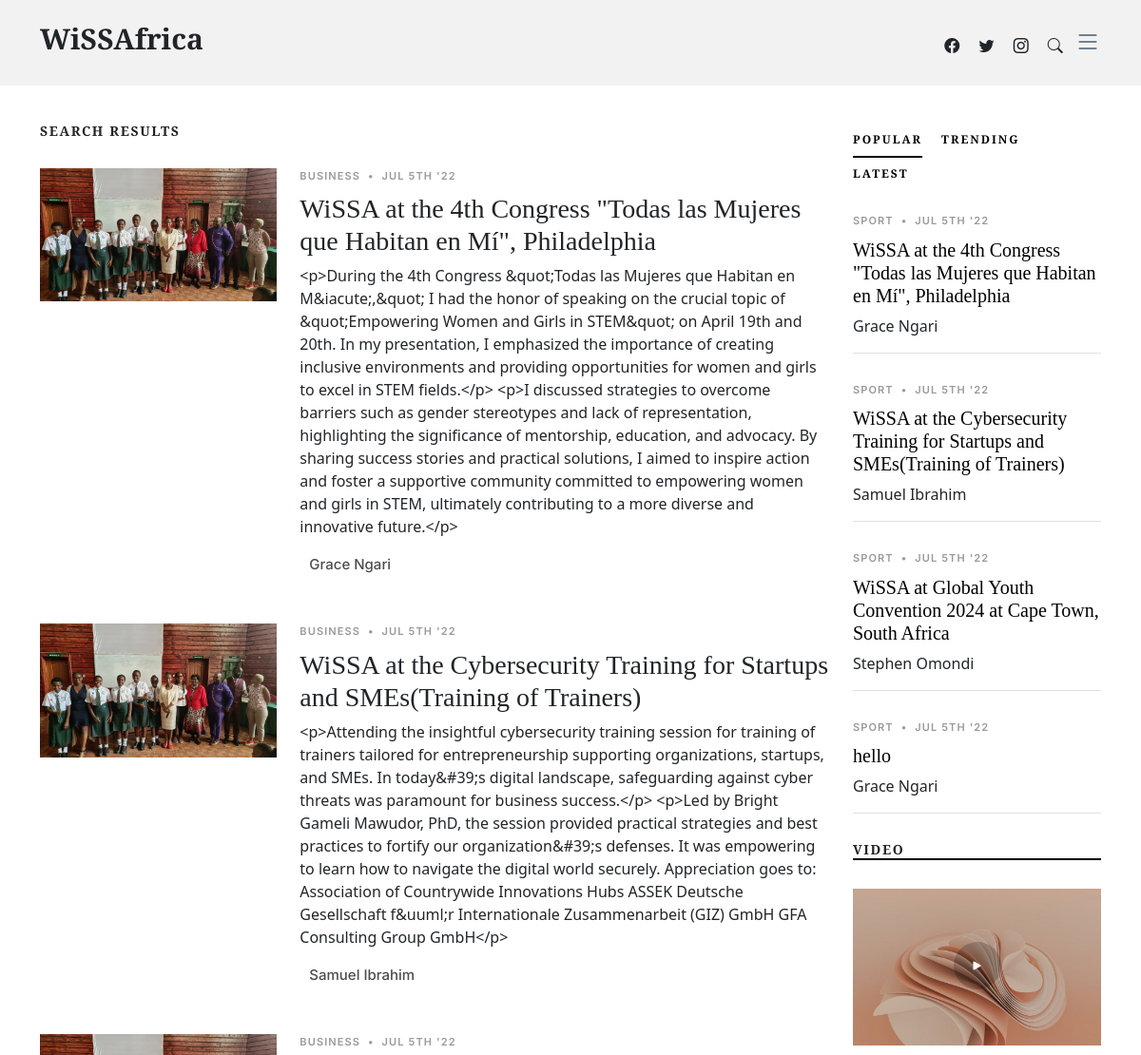
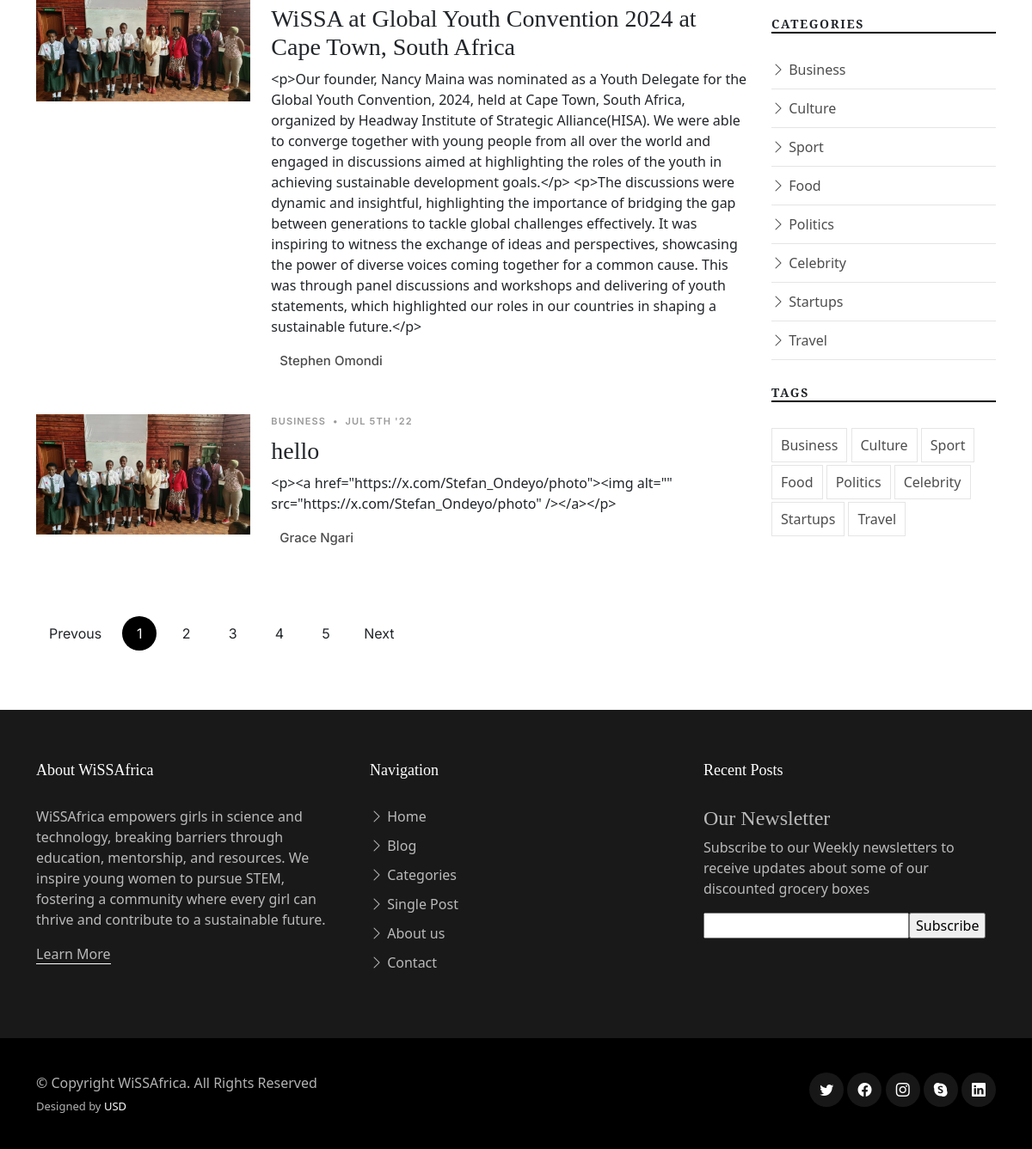
Page /news on the committed database (2 pictures, top to bottom).
### WiSSA_App/models.py (models this page shows, shortened)
class Post(models.Model):
    title = models.CharField(max_length=255)
    author = models.CharField(max_length=255)
    body = RichTextField(blank=True,null=True)
    post_date = models.DateField(auto_now_add=True)
    header_image = models.ImageField(null=True,blank=True,upload_to="images/")

### WiSSA_App/views.py (the view)
# urls.py: path('news',views.news,name='news-url'),
def news(request):
    posts = Post.objects.all()
    return render(request,'news.html',{'posts':posts})

### templates/news.html (shortened to what this page needs)
{% extends 'master.html' %}
{% load static %}
{% block content %}
<main id="main">
    <section id="search-result" class="search-result">
        <div class="container">
            <div class="row">
                <div class="col-md-9">
                    <h3 class="category-title">Search Results</h3>
                    {% for post in posts %}
                    <div class="d-md-flex post-entry-2 small-img">
                        <a href="single-post.html" class="me-4 thumbnail">
                            <img src="{% static 'assets/img/MERU1.jpg' %}" alt="" class="img-fluid">
                        </a>
                        <div>
                            <div class="post-meta"><span class="date">Business</span> <span class="mx-1">&bullet;</span>
                                <span>Jul 5th '22</span></div>
                            <h3><a href="single-post.html">{{post.title}}</a></h3>
                            <p>{{post.body}}</p>
                            <div class="d-flex align-items-center author">
                                <div class="name">
                                    <h3 class="m-0 p-0">{{post.author}}</h3>
                                </div>
                            </div>
                        </div>
                    </div>
                    {% endfor %}
                    <div class="text-start py-4">
                        <div class="custom-pagination">
                            <a href="#" class="prev">Prevous</a>
                            <a href="#" class="active">1</a>
                            <a href="#">2</a>
                            <a href="#">3</a>
                            <a href="#">4</a>
                            <a href="#">5</a>
                            <a href="#" class="next">Next</a>
                        </div>
                    </div>
                </div>
                <div class="col-md-3">
                    <div class="aside-block">
                        <ul class="nav nav-pills custom-tab-nav mb-4" id="pills-tab" role="tablist">
                            <li class="nav-item" role="presentation">
                                <button class="nav-link active" id="pills-popular-tab" data-bs-toggle="pill"
                                        data-bs-target="#pills-popular" type="button" role="tab"
                                        aria-controls="pills-popular" aria-selected="true">Popular
                                </button>
                            </li>
                            <li class="nav-item" role="presentation">
                                <button class="nav-link" id="pills-trending-tab" data-bs-toggle="pill"
                                        data-bs-target="#pills-trending" type="button" role="tab"
                                        aria-controls="pills-trending" aria-selected="false">Trending
                                </button>
                            </li>
                            <li class="nav-item" role="presentation">
                                <button class="nav-link" id="pills-latest-tab" data-bs-toggle="pill"
                                        data-bs-target="#pills-latest" type="button" role="tab"
                                        aria-controls="pills-latest" aria-selected="false">Latest
                                </button>
                            </li>
                        </ul>
                        <div class="tab-content" id="pills-tabContent">
                            <div class="tab-pane fade show active" id="pills-popular" role="tabpanel"
                                 aria-labelledby="pills-popular-tab">
                                {% for post in posts %}
                                <div class="post-entry-1 border-bottom">
                                    <div class="post-meta"><span class="date">Sport</span> <span
                                            class="mx-1">&bullet;</span> <span>Jul 5th '22</span></div>
                                    <h2 class="mb-2"><a href="#">{{post.title}}</a></h2>
                                    <span class="author mb-3 d-block">{{post.author}}</span>
                                </div>
                                {% endfor %}
                            </div>
                        </div>
                    </div>
                    <div class="aside-block">
                        <h3 class="aside-title">Video</h3>
                        <div class="video-post">
                            <a href="https://www.youtube.com/watch?v=AiFfDjmd0jU" class="glightbox link-video">
                                <span class="bi-play-fill"></span>
                                <img src="{% static 'assets/img/post-landscape-5.jpg' %}" alt="" class="img-fluid">
                            </a>
                        </div>
                    </div>
                    <div class="aside-block">
                        <h3 class="aside-title">Categories</h3>
                        <ul class="aside-links list-unstyled">
                            <li><a href="category.html"><i class="bi bi-chevron-right"></i> Business</a></li>
                            <li><a href="category.html"><i class="bi bi-chevron-right"></i> Culture</a></li>
                            <li><a href="category.html"><i class="bi bi-chevron-right"></i> Sport</a></li>
                            <li><a href="category.html"><i class="bi bi-chevron-right"></i> Food</a></li>
                            <li><a href="category.html"><i class="bi bi-chevron-right"></i> Politics</a></li>
                            <li><a href="category.html"><i class="bi bi-chevron-right"></i> Celebrity</a></li>
                            <li><a href="category.html"><i class="bi bi-chevron-right"></i> Startups</a></li>
                            <li><a href="category.html"><i class="bi bi-chevron-right"></i> Travel</a></li>
                        </ul>
                    </div>
                    <div class="aside-block">
                        <h3 class="aside-title">Tags</h3>
                        <ul class="aside-tags list-unstyled">
                            <li><a href="category.html">Business</a></li>
                            <li><a href="category.html">Culture</a></li>
                            <li><a href="category.html">Sport</a></li>
                            <li><a href="category.html">Food</a></li>
                            <li><a href="category.html">Politics</a></li>
                            <li><a href="category.html">Celebrity</a></li>
                            <li><a href="category.html">Startups</a></li>
                            <li><a href="category.html">Travel</a></li>
                        </ul>
                    </div>
                </div>
            </div>
        </div>
    </section>
</main>
{% endblock %}

### templates/master.html (shortened to what this page needs)
<!DOCTYPE html>
<html lang="en">
<head>
    {% load static %}
    <link href="{% static 'assets/vendor/bootstrap/css/bootstrap.min.css' %}" rel="stylesheet">
    <link href="{% static 'assets/vendor/bootstrap-icons/bootstrap-icons.css' %}" rel="stylesheet">
    <link href="{% static 'assets/vendor/swiper/swiper-bundle.min.css' %}" rel="stylesheet">
    <link href="{% static 'assets/vendor/glightbox/css/glightbox.min.css' %}" rel="stylesheet">
    <link href="{% static 'assets/vendor/aos/aos.css' %}" rel="stylesheet">
    <link href="{% static 'assets/css/variables.css' %}" rel="stylesheet">
    <link href="{% static 'assets/css/main.css' %}" rel="stylesheet">
</head>
<body>
<header id="header" class="header d-flex align-items-center fixed-top">
    <div class="container-fluid container-xl d-flex align-items-center justify-content-between">
        <a href="{% url 'index-url' %}" class="logo d-flex align-items-center">
            <h1>WiSSAfrica</h1>
        </a>
        <div class="position-relative">
            <a href="https://www.facebook.com/profile.php?id=61551394285829" class="mx-2"><span
                    class="bi-facebook"></span></a>
            <a href="#" class="mx-2"><span class="bi-twitter"></span></a>
            <a href="#" class="mx-2"><span class="bi-instagram"></span></a>
            <a href="#" class="mx-2 js-search-open"><span class="bi-search"></span></a>
            <i class="bi bi-list mobile-nav-toggle"></i>
        </div>
    </div>
</header>
{% block content %}
{% endblock %}
<footer id="footer" class="footer">
    <div class="footer-content">
        <div class="container">
            <div class="row g-5">
                <div class="col-lg-4">
                    <h3 class="footer-heading">About WiSSAfrica</h3>
                    <p>WiSSAfrica empowers girls in science and technology, breaking barriers through education,
                        mentorship, and resources. We inspire young women to pursue STEM, fostering a community where
                        every girl can thrive and contribute to a sustainable future.</p>
                    <p><a href="{% url 'about-url' %}" class="footer-link-more">Learn More</a></p>
                </div>
                <div class="col-6 col-lg-2">
                    <h3 class="footer-heading">Navigation</h3>
                    <ul class="footer-links list-unstyled">
                        <li><a href="index.html"><i class="bi bi-chevron-right"></i> Home</a></li>
                        <li><a href="index.html"><i class="bi bi-chevron-right"></i> Blog</a></li>
                        <li><a href="category.html"><i class="bi bi-chevron-right"></i> Categories</a></li>
                        <li><a href="single-post.html"><i class="bi bi-chevron-right"></i> Single Post</a></li>
                        <li><a href="about.html"><i class="bi bi-chevron-right"></i> About us</a></li>
                        <li><a href="contact.html"><i class="bi bi-chevron-right"></i> Contact</a></li>
                    </ul>
                </div>
                <div class="col-6 col-lg-2">
                </div>
                <div class="col-lg-4">
                    <h3 class="footer-heading">Recent Posts</h3>
                    <div class="class=" col-lg-4 col-md-6 footer-newsletter
                    " >
                    <h4>Our Newsletter</h4>
                    <p>Subscribe to our Weekly newsletters to receive updates about some of our discounted grocery
                        boxes</p>
                    <form action="{% url 'newsletter_subscription_url' %}" method="POST">
                        <input type="email" name="email"><input type="submit" value="Subscribe">
                    </form>
                </div>
            </div>
        </div>
    </div>
    </div>
    <div class="footer-legal">
        <div class="container">
            <div class="row justify-content-between">
                <div class="col-md-6 text-center text-md-start mb-3 mb-md-0">
                    <div class="copyright">
                        © Copyright <strong><span>WiSSAfrica</span></strong>. All Rights Reserved
                    </div>
                    <div class="credits">
                        Designed by <a href="https://bootstrapmade.com/">USD</a>
                    </div>
                </div>
                <div class="col-md-6">
                    <div class="social-links mb-3 mb-lg-0 text-center text-md-end">
                        <a href="#" class="twitter"><i class="bi bi-twitter"></i></a>
                        <a href="#" class="facebook"><i class="bi bi-facebook"></i></a>
                        <a href="#" class="instagram"><i class="bi bi-instagram"></i></a>
                        <a href="#" class="google-plus"><i class="bi bi-skype"></i></a>
                        <a href="#" class="linkedin"><i class="bi bi-linkedin"></i></a>
                    </div>
                </div>
            </div>
        </div>
    </div>
</footer>
</body>
</html>

### static/assets/css/variables.css (style rules this page uses)
:root { --font-default: 'EB Garamond', system-ui, -apple-system, "Segoe UI", Roboto, "Helvetica Neue", Arial, "Noto Sans", "Liberation Sans", sans-serif, "Apple Color Emoji", "Segoe UI Emoji", "Segoe UI Symbol", "Noto Color Emoji"; --font-primary: 'EB Garamond', serif; --font-secondary: 'Inter', sans-serif; --color-default: #212529; --color-default-rgb: 33, 37, 41; --color-links: #212529; --color-links-hover: #15171a; --color-primary: #212529; --color-primary-light: #26282c; --color-primary-dark: #0b0c0e; --color-primary-rgb: 33, 37, 41; --color-primary-light-rgb: 38, 40, 44; --color-primary-dark-rgb: 11, 12, 14; --color-secondary: #596d80; --color-secondary-light: #8498aa; --color-secondary-dark: #404f5c; --color-secondary-rgb: 89, 109, 128; --color-secondary-light-rgb: 132, 152, 170; --color-secondary-dark-rgb: 64, 79, 92; --color-blue: #0d6efd; --color-blue-rgb: 13, 110, 253; --color-indigo: #6610f2; --color-indigo-rgb: 102, 16, 242; --color-purple: #6f42c1; --color-purple-rgb: 111, 66, 193; --color-pink: #f3268c; --color-pink-rgb: 243, 38, 140; --color-red: #df1529; --color-red-rgb: 223, 21, 4; --color-orange: #fd7e14; --color-orange-rgb: 253, 126, 20; --color-yellow: #ffc107; --color-yellow-rgb: 255, 193, 7; --color-green: #059652; --color-green-rgb: 5, 150, 82; --color-teal: #20c997; --color-teal-rgb: 32, 201, 151; --color-cyan: #0dcaf0; --color-cyan-rgb: 13, 202, 240; --color-white: #ffffff; --color-white-rgb: 255, 255, 255; --color-gray: #6c757d; --color-gray-rgb: 108, 117, 125; --color-black: #000000; --color-black-rgb: 0, 0, 0; }
:root { --bs-blue: var(--color-blue); --bs-indigo: var(--color-indigo); --bs-purple: var(--color-purple); --bs-pink: var(--color-pink); --bs-red: var(--color-red); --bs-orange: var(--color-orange); --bs-yellow: var(--color-yellow); --bs-green: var(--color-green); --bs-teal: var(--color-teal); --bs-cyan: var(--color-cyan); --bs-white: var(--color-white); --bs-gray: var(--color-gray); --bs-gray-dark: #343a40; --bs-gray-100: #f8f9fa; --bs-gray-200: #e9ecef; --bs-gray-300: #dee2e6; --bs-gray-400: #ced4da; --bs-gray-500: #adb5bd; --bs-gray-600: #6c757d; --bs-gray-700: #495057; --bs-gray-800: #343a40; --bs-gray-900: #212529; --bs-primary: var(--color-blue); --bs-secondary: var(--color-blue); --bs-success: #198754; --bs-info: #0dcaf0; --bs-warning: #ffc107; --bs-danger: #dc3545; --bs-light: #f8f9fa; --bs-dark: #212529; --bs-primary-rgb: var(--color-primary-rgb); --bs-secondary-rgb: var(--color-secondary-rgb); --bs-success-rgb: 25, 135, 84; --bs-info-rgb: 13, 202, 240; --bs-warning-rgb: 255, 193, 7; --bs-danger-rgb: 220, 53, 69; --bs-light-rgb: 248, 249, 250; --bs-dark-rgb: 33, 37, 41; --bs-white-rgb: var(--color-white-rgb); --bs-black-rgb: var(--color-black-rgb); --bs-body-color-rgb: var(--color-default-rgb); --bs-body-bg-rgb: 255, 255, 255; --bs-font-sans-serif: var(--font-default); --bs-font-monospace: SFMono-Regular, Menlo, Monaco, Consolas, "Liberation Mono", "Courier New", monospace; --bs-gradient: linear-gradient(180deg, rgba(255, 255, 255, 0.15), rgba(255, 255, 255, 0)); --bs-body-font-family: var(--font-default); --bs-body-font-size: 1rem; --bs-body-font-weight: 400; --bs-body-line-height: 1.5; --bs-body-color: var(--color-default); --bs-body-bg: #fff; }

### rows in the picture
Post: title "WiSSA at the 4th Congress \"Todas las Mujeres que Habitan en Mí\", Philadelphia", body "<p>During the 4th Congress &quot;Todas las Mujeres que Habitan en M&iacute;,&quot; I had the honor of speaking on the crucial topic of &quot;Empowering Women and Girls in STEM&quot; on April 19th and 20th. In my presentation, I emphasized the importance of creating inclusive environments and providing opportunities for women and girls to excel in STEM fields.</p> <p>I discussed strategies to overcome barriers such as gender stereotypes and lack of representation, highlighting the significance of mentorship, education, and advocacy. By sharing success stories and practical solutions, I aimed to inspire action and foster a supportive community committed to empowering women and girls in STEM,…", author "Grace Ngari"
Post: title "WiSSA at the Cybersecurity Training for Startups and SMEs(Training of Trainers)", body "<p>Attending the insightful cybersecurity training session for training of trainers tailored for entrepreneurship supporting organizations, startups, and SMEs. In today&#39;s digital landscape, safeguarding against cyber threats was paramount for business success.</p> <p>Led by Bright Gameli Mawudor, PhD, the session provided practical strategies and best practices to fortify our organization&#39;s defenses. It was empowering to learn how to navigate the digital world securely. Appreciation goes to: Association of Countrywide Innovations Hubs ASSEK Deutsche Gesellschaft f&uuml;r Internationale Zusammenarbeit (GIZ) GmbH GFA Consulting Group GmbH</p>", author "Samuel Ibrahim"
Post: title "WiSSA at Global Youth Convention 2024 at Cape Town, South Africa", body "<p>Our founder, Nancy Maina was nominated as a Youth Delegate for the Global Youth Convention, 2024, held at Cape Town, South Africa, organized by Headway Institute of Strategic Alliance(HISA). We were able to converge together with young people from all over the world and engaged in discussions aimed at highlighting the roles of the youth in achieving sustainable development goals.</p> <p>The discussions were dynamic and insightful, highlighting the importance of bridging the gap between generations to tackle global challenges effectively. It was inspiring to witness the exchange of ideas and perspectives, showcasing the power of diverse voices coming together for a common cause. This was…", author "Stephen Omondi"
Post: title "hello", body "<p><a href=\"https://x.com/Stefan_Ondeyo/photo\"><img alt=\"\" src=\"https://x.com/Stefan_Ondeyo/photo\" /></a></p>", author "Grace Ngari"
